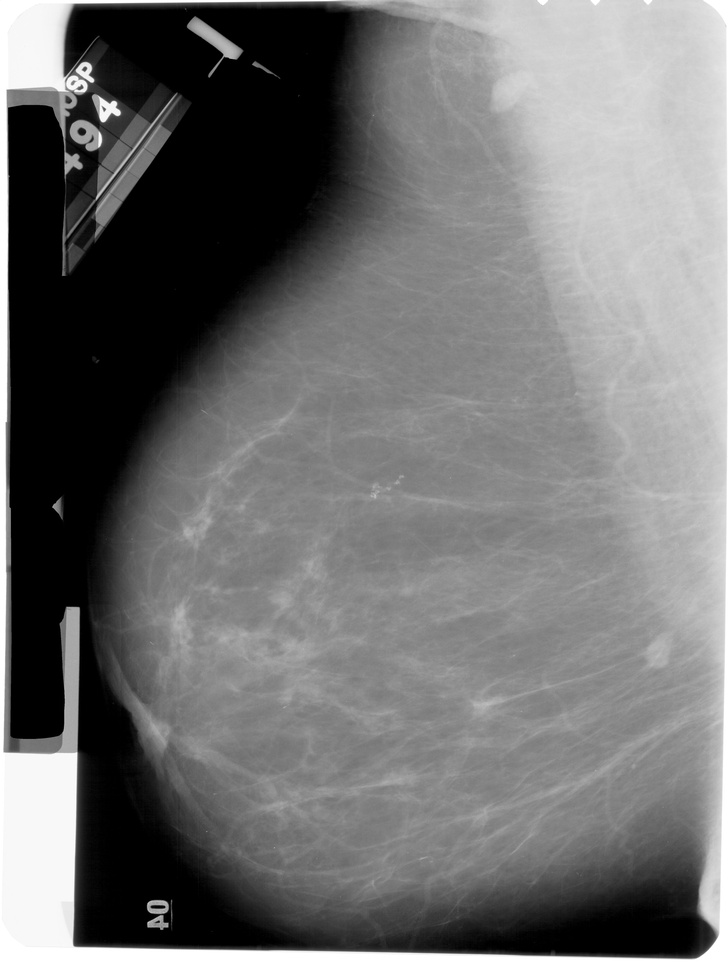
#> input picture 1-231.jpg, 728 x 969 px, shrunk from 4126 x 5491 before the run; the run also reads 3 pictures not shown here
$ jupyter execute image_segmentation.ipynb
#> lines starting #> are read from the running program, lines starting #| are printed output that depends on the picture; after the words box and inside, x2 and y2 are one past the last pixel; in counts of white or black regions, pixels touching at a corner belong together
[cell 1]
# image classification library
import cv2
import numpy as np

[cell 2]
# process the image
def preprocess(image_path):
    # load image as black and white and grey
#> called with image_path = '1-231.jpg'
    img = cv2.imread(image_path, cv2.IMREAD_GRAYSCALE)
#> img is the input picture: shape (969, 728); min 0, max 255, mean 113.4
    if img is None:
        raise FileNotFoundError(f"Could not load {image_path}")

    # get the height and width (in pixels of image)
    h, w = img.shape

    # get the white margins for the image, take 0.03 of the height and width as the margin
    margin_y, margin_x = int(h * 0.03), int(w * 0.03)

    # crop the image on the sides
    crop = img[margin_y:h - margin_y, margin_x:w - margin_x]
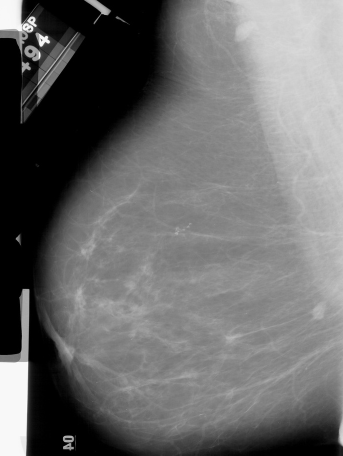
#> crop: shape (911, 686) (shown at 1/2 size); min 0, max 255, mean 107.1

    # isolate the actual image and clean mask
    # apply a blur to the entire image, (5, 5) is  strength of the blur, std dev of blur = 0
    blurred = cv2.GaussianBlur(crop, (5, 5), 0)

    # convert image to a binary 0 (black) or 255 (white), with pixel intensity being greater than 20 being assigned to 255
    # cv2.THRESH_BINARY is the method of thresholding, and the first output we don't really care about so _ is fine
    _, thresh = cv2.threshold(blurred, 20, 255, cv2.THRESH_BINARY)
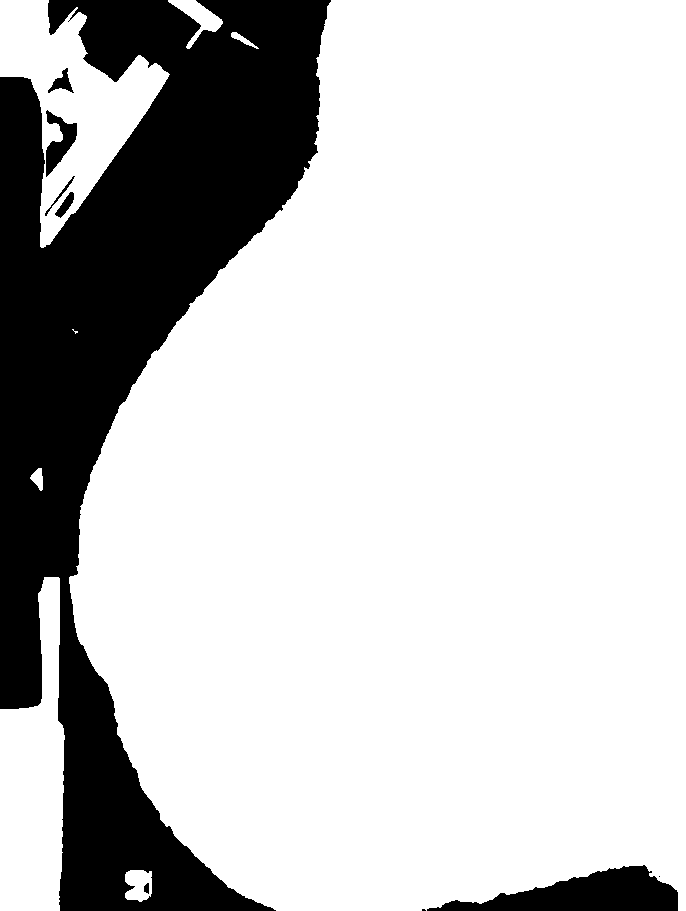
#> thresh: shape (911, 686); 78.1% white; 9 black regions (2 under 20 px)

    # only extract extreme outer contours (which is RETR_EXTERNAL) and CHAIN_APPROX_SIMPLE is compression method
    contours, _ = cv2.findContours(thresh, cv2.RETR_EXTERNAL, cv2.CHAIN_APPROX_SIMPLE)
#> contours = 8 contours, 1 with area under 20; largest, box (x1, y1, x2, y2) and area: (69, 0, 686, 911) 452751, (0, 0, 170, 248) 17984, (0, 577, 65, 911) 14672, (168, 0, 223, 49) 828, (125, 870, 152, 902) 668, (30, 468, 43, 491) 156, (231, 32, 259, 49) 108

    # isolate just the largest contour
    big_contour = max(contours, key=cv2.contourArea)
#> big_contour = contour of 697 points, box (x1, y1, x2, y2) (69, 0, 686, 911), area 452751

    # create a completely black (0) blank image with the same dimensions and data type as thresh
    mask = np.zeros_like(thresh, dtype=np.uint8)

    # draw the largest contour onto the blank mask in white (255)
    # 0 gets the first contour in the list, and -1 fills the inside completely
    cv2.drawContours(mask, [big_contour], 0, 255, -1)
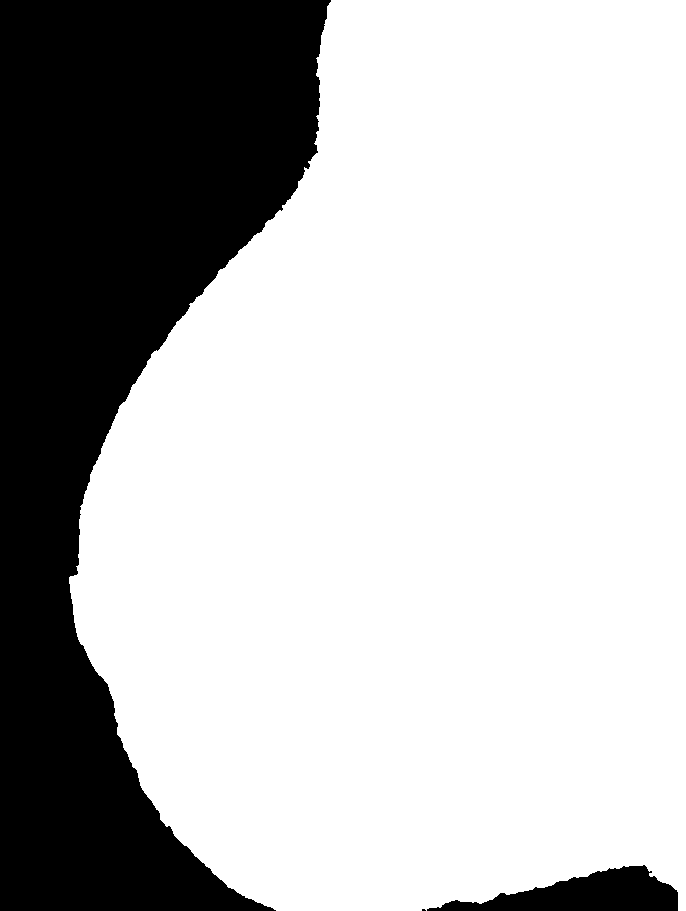
#> mask: shape (911, 686); 72.7% white; 3 black regions (1 under 20 px), largest, box (x1, y1, x2, y2) and area: (0, 0, 331, 911) 164638, (427, 865, 678, 911) 6192

    # create an oval-shaped kernel (MORPH_ELLIPSE) of size (15, 15) to smooth out the edges
    close_k = cv2.getStructuringElement(cv2.MORPH_ELLIPSE, (15, 15))

    # make the foreground stronger and more present and make the background less present (MORPH_CLOSE)
    # using the kernel (close_k) to fill in any small black holes inside the white mask
    mask = cv2.morphologyEx(mask, cv2.MORPH_CLOSE, close_k)
#> mask: shape (911, 686); 72.7% white; 2 black regions, box (x1, y1, x2, y2) and area: (0, 0, 330, 911) 164477, (441, 866, 678, 911) 6098

    # make a copy of the cropped image so we don't overwrite the original
    result = crop.copy()

    # set every pixel in the copied image to black (0) wherever the mask is black (0), removing labels and background noise
    result[mask == 0] = 0
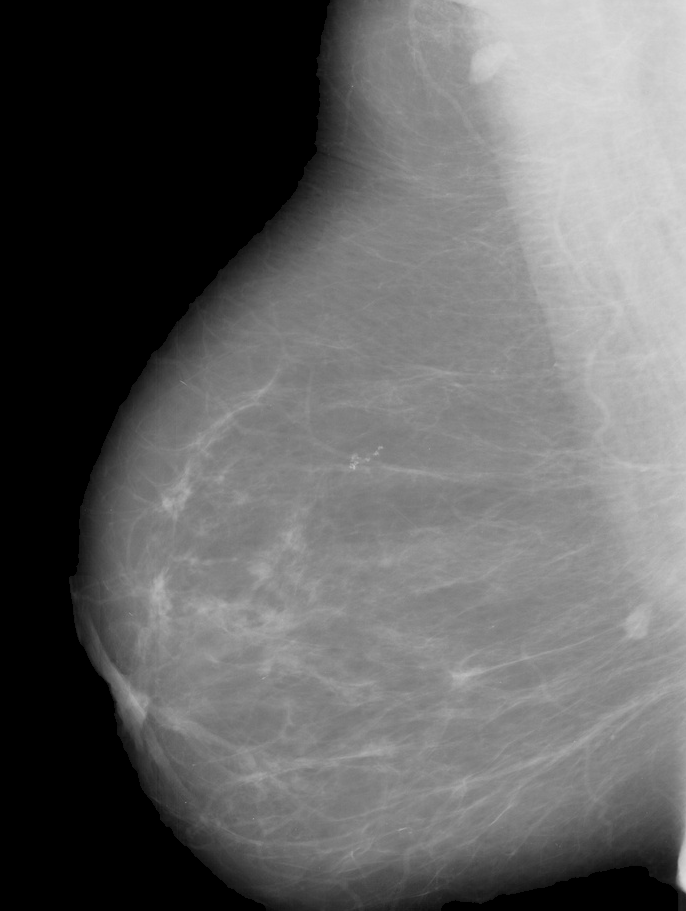
#> result: shape (911, 686); 10.01% of pixels changed, all inside (x1, y1, x2, y2) = (0, 0, 678, 911)

    # return both the cleaned image and the binary mask
    return result, mask

[cell 3]
# detect bright calcification specks and group them into spatial clusters
def extract_clusters(
    img_path,                 # img
    std_multiplier=5,         # higher = fewer noise specks; lower = more sensitive
    cluster_dist_ratio=0.12,  # 12% of image width merges nearby specks into larger clusters
    min_cluster_size=4        # num of points to form cluster
):

    # get img results from preprocess
    result, mask = preprocess(img_path)
    # Denoise to get rid of JPEG/film grain spikes
    # apply a median blur with a 3x3 kernel, keep sharp edges
    # kernel = num of points to look at
    # 3 x 3 means that we have our center point, and 8 points around that center
    denoised = cv2.medianBlur(result, 3)

    # scale image resolution
    # get the height (ch) and width (cw) of the denoised image in pixels
    ch, cw = denoised.shape
    # use smaller dimension out of height or width to scale
    scale_ref = min(ch, cw)
    # compute kernel size (~5% of image, minimum 25px) to erode skin edge; |1 = mod 1 = return odd number
    # odd num is necessary so we have an actual center (can't have decimal center)
    erode_size = max(25, int(scale_ref * 0.05)) | 1   # ~5% inward erosion removes skin edge
    # compute kernel size (~1.5% of image, minimum 11px) to get small points
    tophat_size = max(11, int(scale_ref * 0.015)) | 1
    # compute max distance (minimum 60px) to group points into one cluster
    link_dist = max(60, int(scale_ref * cluster_dist_ratio)) | 1

    # calculate area scaling factor relative to an 800x800 reference image (squared because area is 2D)
    scale_factor = (scale_ref / 800.0) ** 2
    # set the minimum pixel area for a valid speck (at least 3 pixels)
    min_area = max(3, int(3 * scale_factor))
    # set the maximum pixel area for a valid speck (at least 200 pixels) to filter out large artifacts
    max_area = max(200, int(200 * scale_factor))

    # White Top-Hat transform: the difference between the input image and its opening by some structuring element
    # create an oval-shaped kernel (MORPH_ELLIPSE) of size (erode_size, erode_size)
    erode_kernel = cv2.getStructuringElement(cv2.MORPH_ELLIPSE, (erode_size, erode_size))
    # shrink the white region of the mask inward so bright outer skin edges are excluded
    interior_mask = cv2.erode(mask, erode_kernel)
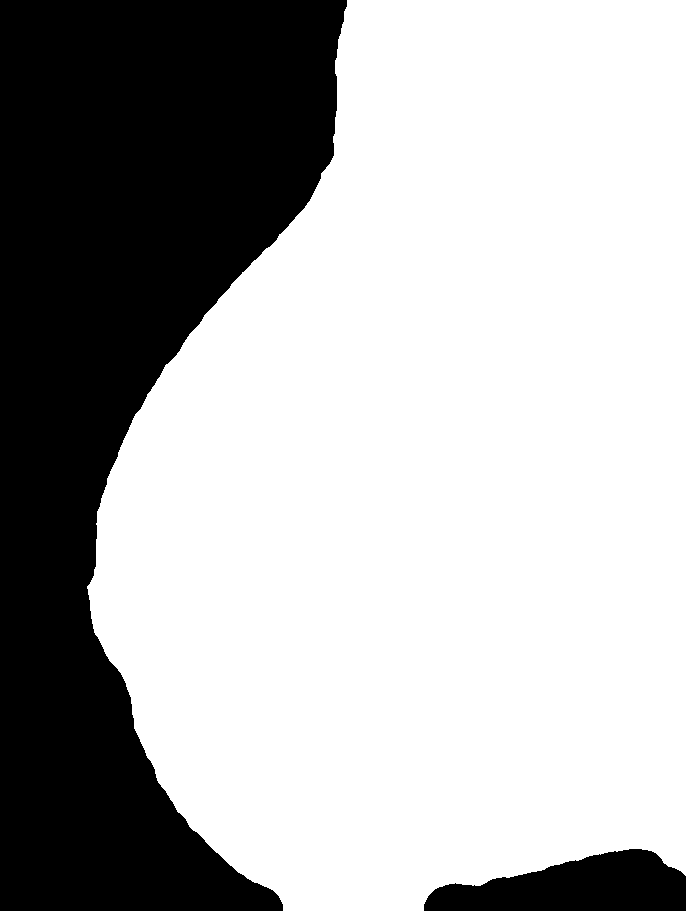
#> interior_mask: shape (911, 686); 69% white; 2 black regions, box (x1, y1, x2, y2) and area: (0, 0, 347, 911) 182978, (424, 849, 686, 911) 11017

    # create a small oval-shaped kernel (MORPH_ELLIPSE) of size (tophat_size, tophat_size) for speck detection
    tophat_kernel = cv2.getStructuringElement(cv2.MORPH_ELLIPSE, (tophat_size, tophat_size))
    # apply White Top-Hat transform (original minus opening) to isolate small bright spots on uneven tissue
    tophat = cv2.morphologyEx(denoised, cv2.MORPH_TOPHAT, tophat_kernel)
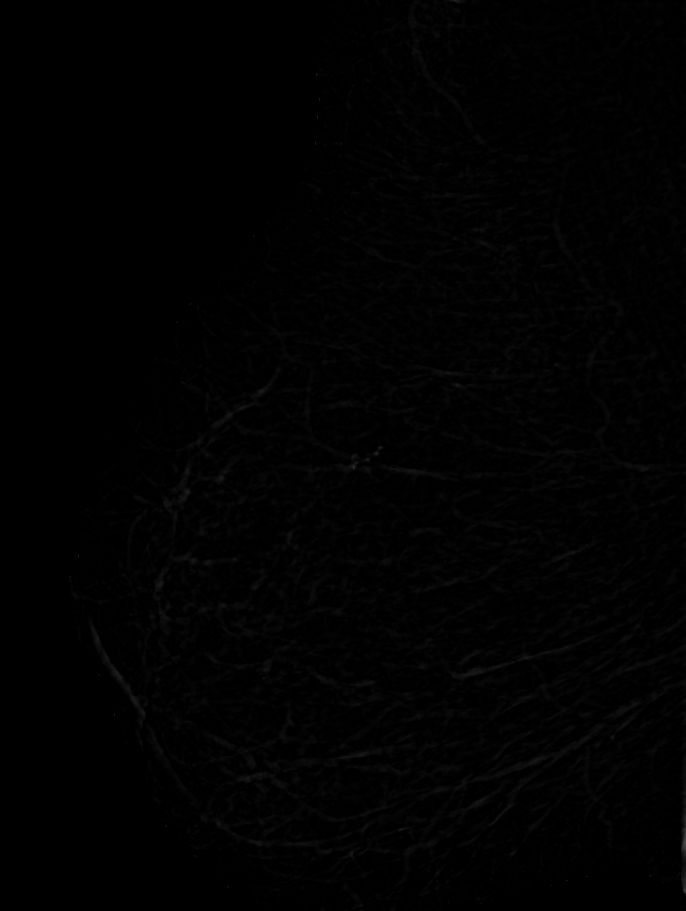
#> tophat: shape (911, 686); min 0, max 74, mean 1.4
    # keep only top-hat pixels that fall inside the eroded interior_mask, setting everything outside to 0 (black)
    tophat = cv2.bitwise_and(tophat, tophat, mask=interior_mask)

    # Compute threshold on non-zero top-hat peaks so background zeros don't deflate std
    # extract a 1D array of all positive (> 0) pixel intensities inside the interior mask
    nonzero_pixels = tophat[(interior_mask > 0) & (tophat > 0)]
    # if no bright candidate pixels were found at all, return an empty summary and OG result image
    if len(nonzero_pixels) == 0:
        return {"total_calcifications": 0, "total_clusters": 0, "clusters": []}, result

    # calculate adaptive brightness threshold as the mean + (std_multiplier * standard deviation)
    # kind of like a CI
    thresh_val = np.mean(nonzero_pixels) + std_multiplier * np.std(nonzero_pixels)
#> thresh_val = 17.07
#> (the rest of the program and of its run is left out)
